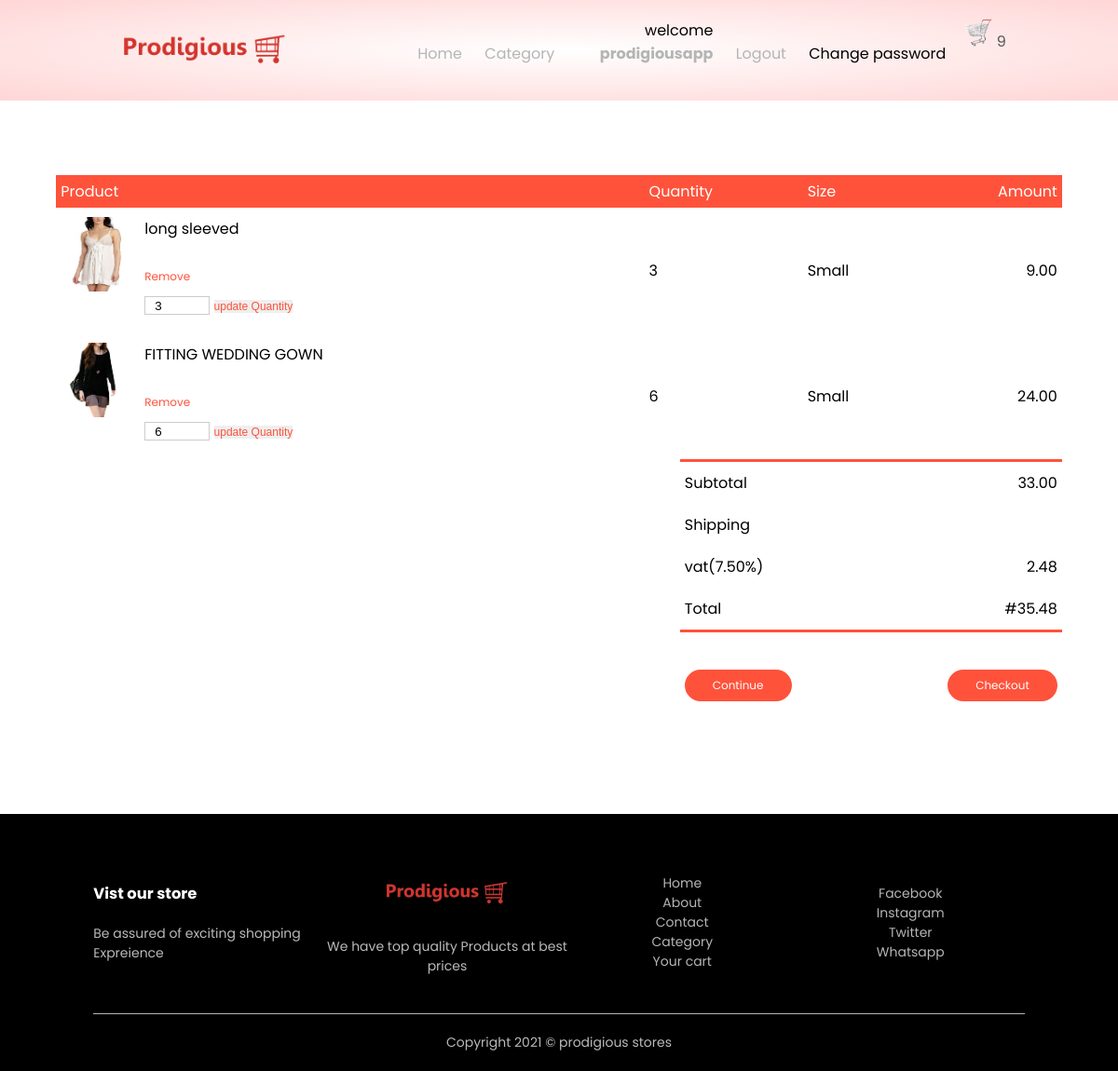
The page /order/shopcart/ (signed in) on the database its author committed.
### home/models.py (models this page shows, shortened)
class Setting(models.Model):
    STATUS =(
        ('True','True'),
        ('False','False'),
    )
    title = models.CharField(max_length=100)
    keywords = models.CharField(max_length=255)
    description = models.CharField(max_length=255, null=True)
    company = models.CharField(max_length=255,null=True)
    address = models.CharField(max_length=100)
    phone = models.CharField(max_length=100, null=True)
    email = models.CharField(max_length=100, blank=True)
    icon = models.ImageField(blank=True, null=True, upload_to='images/')
    logo = models.ImageField(blank=True, null=True, upload_to='images/')
    cart_icon = models.ImageField(blank=True, null=True, upload_to='images/')
    menu_icon = models.ImageField(blank=True, null=True, upload_to='images/')
    facebook = models.CharField(blank=True, max_length=100)
    instargram = models.CharField(blank=True, max_length=100)
    twitter = models.CharField(blank=True, max_length=100)
    created_at = models.DateTimeField(auto_now_add=True)
    updated_at = models.DateTimeField(auto_now_add=True)
    about = RichTextUploadingField(blank=True)
    contact = RichTextUploadingField(blank=True)
    status = models.CharField(max_length=10,choices=STATUS)
    banner_text = RichTextUploadingField(default='what we do')

### order/models.py (models this page shows, shortened)
class ShopCart(models.Model):
    user = models.ForeignKey(User,on_delete=models.SET_NULL,null=True)
    product = models.ForeignKey(Product,on_delete=models.SET_NULL,null=True,blank=True)
    quantity = models.IntegerField(blank=True, null=True)
    order_placed = models.BooleanField(default=False)
    size = models.CharField(max_length=10,blank=True, null=True)
    order_code = models.CharField(max_length=70, editable=False)
    @property
    def amount(self):
        if self.product_id is None:
            return (None)
        else:
            if self.product.discount_price:
                return(self.product.discount_price * self.quantity)
            else:
                return(self.product.price * self.quantity)

### product/models.py (models this page shows, shortened)
class Product(models.Model):
    STATUS=(
        ('True','True'),
        ('False','False'),
    )
    AVAILABLE =(
        ('In Stock','In Stock'),
        ('Out of Stock', 'Out of Stock'),
        ('Restacked','Restocked'),
    )
    category = models.ForeignKey(Category, on_delete=models.DO_NOTHING)
    title = models.CharField(max_length=150, blank=True,)
    keywords = models.CharField(max_length=255)
    description = models.CharField(max_length=255)
    image = models.ImageField(blank=True, upload_to='images/')
    price = models.FloatField(blank=True, null=True)
    sizes = models.CharField(max_length=50, null=True, default='Large')
    discount_price = models.FloatField(blank=True, null=True)
    available = models.CharField(choices=AVAILABLE,max_length=20,default='In Stock')
    quantity_instock = models.IntegerField(blank=True, null=True, default=1000)
    minquantity = models.IntegerField(blank=True)
    amount = models.IntegerField(blank=True, null=True)
    status = models.CharField(max_length=10, choices=STATUS)
    slug = models.SlugField(null=False, unique=True)
    created_at = models.DateTimeField(auto_now_add=True)
    updated_at = models.DateTimeField(auto_now_add=True)
    featured = models.BooleanField(blank=True)
    latest = models.BooleanField(blank=True)
    banner = models.BooleanField(blank=True)
    offer = models.BooleanField(blank=True)
    detail = RichTextUploadingField()
    def image_tag(self):
        return mark_safe('<img src="()" height="50px"/>'.format(self.image.url))
    image_tag.short_description = 'image'

### order/views.py (the view)
# urls.py: path('shopcart/',views.shopcart,name='shopcart'),
@login_required(login_url='/login')
def shopcart(request):
    category = Category.objects.all()
    setting = Setting.objects.get(pk=1)
    shopcart = ShopCart.objects.filter(order_placed=False).filter(user__username=request.user.username)
    subtotal=0
    shippingfee=0
    vat =0
    total = 0
    for item in shopcart:
        if item.product.discount_price:
            subtotal += item.product.discount_price * item.quantity
        else:
            subtotal += item.product.price * item.quantity
    if subtotal > 150:
        shippingfee = 0.08 * subtotal
    else:
        shippingfee =0
    vat = 0.075 * subtotal
    total = subtotal + shippingfee + vat
    context={
        'setting':setting,
        'category':category,
        'shopcart':shopcart,
        'subtotal':subtotal,
        'shipping':shippingfee,
        'vat':vat,
        'total':total
    }
    return render(request,'shopcart.html',context)

### home/context_processor.py (called while the page is built)
def cartcount(request):
    cartcount = ShopCart.objects.filter(order_placed=False).filter(user__username=request.user.username)
    total_quantity = 0
    for item in cartcount:
        total_quantity += item.quantity
    context = {'itemcount':total_quantity}
    return context

### order/templates/shopcart.html (shortened to what this page needs)
{% extends 'base.html' %}
{% load humanize %}
{% block header %} {% include 'prod_header.html' %} {% endblock header %}
{% block content %}
    <div class="small-container cart-page">
        <table>
            <tr>
                <th>Product</th>
                <th>Quantity</th>
                <th>Size</th>
                <th>Amount</th>
            </tr>
            {% if shopcart  %}
                {% for item in shopcart %}
                    <tr>
                        <td>
                            <div class="cart-info">
                                <img src="{{item.product.image.url}}" alt="">
                                <div>
                                    <p>{{item.product.title}}</p>
                                    <br>
                                    <a href="{% url 'order:deletefromcart' item.id %}">Remove</a>
                                    <form action="{% url 'order:updatequantity' %}" method="POST">
                                        <input style="width: 70px; height:20px" type="item" name="itemquantity" value="{{item.quantity}}" min="{{item.product.minquantity}}" max="{{item.product.quantity_instock}}">
                                        <button type="submit" style="color:#ff523b;font-size:12px;border:none;outline:none">update Quantity</button>
                                    </form>
                                </div>
                            </div>
                        </td>
                        <td>{{item.quantity}}</td>
                        <td>{{item.size}}</td>
                        <td>{{item.amount | floatformat:2 | intcomma}}</td>
                    </tr>
                {% endfor %}
            {% endif %}
        </table>
        <div class="total-price">
            <table>
                <tr>
                    <td>Subtotal</td>
                    <td>{{subtotal | floatformat:2 | intcomma}}</td>
                </tr>
                <tr>
                    <td>Shipping</td>
                    <td>{{Shipping | floatformat:2 | intcomma}}</td>
                </tr>
                <tr>
                    <td>vat(7.50%)</td>
                    <td>{{vat | floatformat:2 | intcomma}}</td>
                </tr>
                <tr>
                    <td>Total</td>
                    <td>#{{total | floatformat:2 | intcomma}}</td>
                </tr>
            </table>
        </div>
        <div class="total-price">
            <table>
                <tr>
                    <td><a href="{% url 'category' %}" class="btn">Continue</a></td>
                    <td><a href="{% url 'order:checkout' %}" class="btn">Checkout</a></td>
                </tr>
            </table>
        </div>
    </div>
{% endblock content %}
     {% block footer %} {% include 'footer.html' %}{% endblock footer %}

### home/templates/prod_header.html (shortened to what this page needs)
<div class="headermain">
    <div class="container">
        <div class="header">
            <div class="logo">
                <a href="{% url 'index' %}"><img src="{{setting.logo.url}}" alt="Company's logo"></a>
            </div>
            <div class="navbar">
                <ul id="MenuItems">
                    <li><a href="{% url 'index' %}">Home</a></li>
                        <li><a href="{% url 'category' %}">Category</a></li>
                    {% if  user.id is not None %}
                        <li>
                            welcome <a href="{% url 'user' %}">
                                {% if request.user.first_name %}
                                    <p><strong>{{request.user.first_name}}</strong></p>
                                {% else %}
                                    <p><strong>{{request.user.username}}</strong></p>
                                {% endif %}
                            </a>
                        </li>
                        <li><a href="{% url 'logoutfunc' %}">Logout</a></li>
                        <li><a href=""></a>Change password</li>
                        {% else %}
                            <li><a href="{% url 'accountform' %}">Account</a></li>
                        {% endif %}
                </ul>
            </div>
                <a href="{% url 'order:shopcart' %}"><img src="{{setting.cart_icon.url}}" alt="shop cart" width="30px" height="30px">
                    {% if itemcount > 0 %}
                        <span class="badge red 2-depth-1 mr-1">{{itemcount}}</span>
                    {% else %}
                        <span class="badge red z-depth-1 mr-1">0</span>
                    {% endif %}
                </a>
        </div>
    </div>
</div>

### home/static/css/day10.css (style rules this page uses)
body { font-family: 'Poppins', sans-serif; }
* { margin: 0%; padding: 0%; box-sizing: border-box; }
.headermain { background: radial-gradient(#fff, #ffd6d6); }
.container { max-width: 1000px; margin: auto; padding: 0.25px; }
.header { display: flex; text-align: center; padding: 20px; }
.logo { width: 100px; }
.logo img { width: 200px; }
.navbar { flex: 1; text-align: right; }
.navbar li { display: inline-block; margin-right: 20px; }
a { text-decoration: none; color: #555; }
.btn { display: inline-block; background: #ff523b; color: white; text-decoration: none; padding: 8px 30px; margin: 30px 0; border-radius: 30px; }
.small-container { max-width: 1080px; margin: auto; padding: 0.25px; }
ul { list-style-type: none; }
ul a { text-decoration: none; color: #b5b5b5; }
.cart-page { margin: 80px auto; }
table { width: 100%; border-collapse: collapse; }
.cart-info { display: flex; flex-wrap: wrap; }
th { text-align: left; padding: 5px; color: white; background: #ff523b; font-weight: normal; }
td { padding: 10px 5px; }
td input { width: 40px; height: 30px; padding: 5px; }
td a { color: #ff523b; font-size: 12px; }
td img { width: 80px; height: 80px; margin-right: 10px; }
.total-price { display: flex; justify-content: flex-end; }
.total-price table { border-top: 3px solid #ff523b; width: 100%; max-width: 410px; }
th:last-child { text-align: right; }
td:last-child { text-align: right; }
form input { width: 100%; height: 30px; margin: 10px 0; padding: 0 10px; border: 1px solid #ccc; }

### rows shown on the page
Setting: logo (picture), cart_icon (picture)
ShopCart: product.image (picture), product "long sleeved", itemquantity "3", quantity "3", size "Small", amount "9.00"
ShopCart: product.image (picture), product "FITTING WEDDING GOWN", itemquantity "6", quantity "6", size "Small", amount "24.00"

### other values the page prints
{{ request.user.username }} "prodigiousapp"
{{ itemcount }} "9"
{{ subtotal | floatformat:2 | intcomma }} "33.00"
{{ vat | floatformat:2 | intcomma }} "2.48"
{{ total | floatformat:2 | intcomma }} "35.48"
